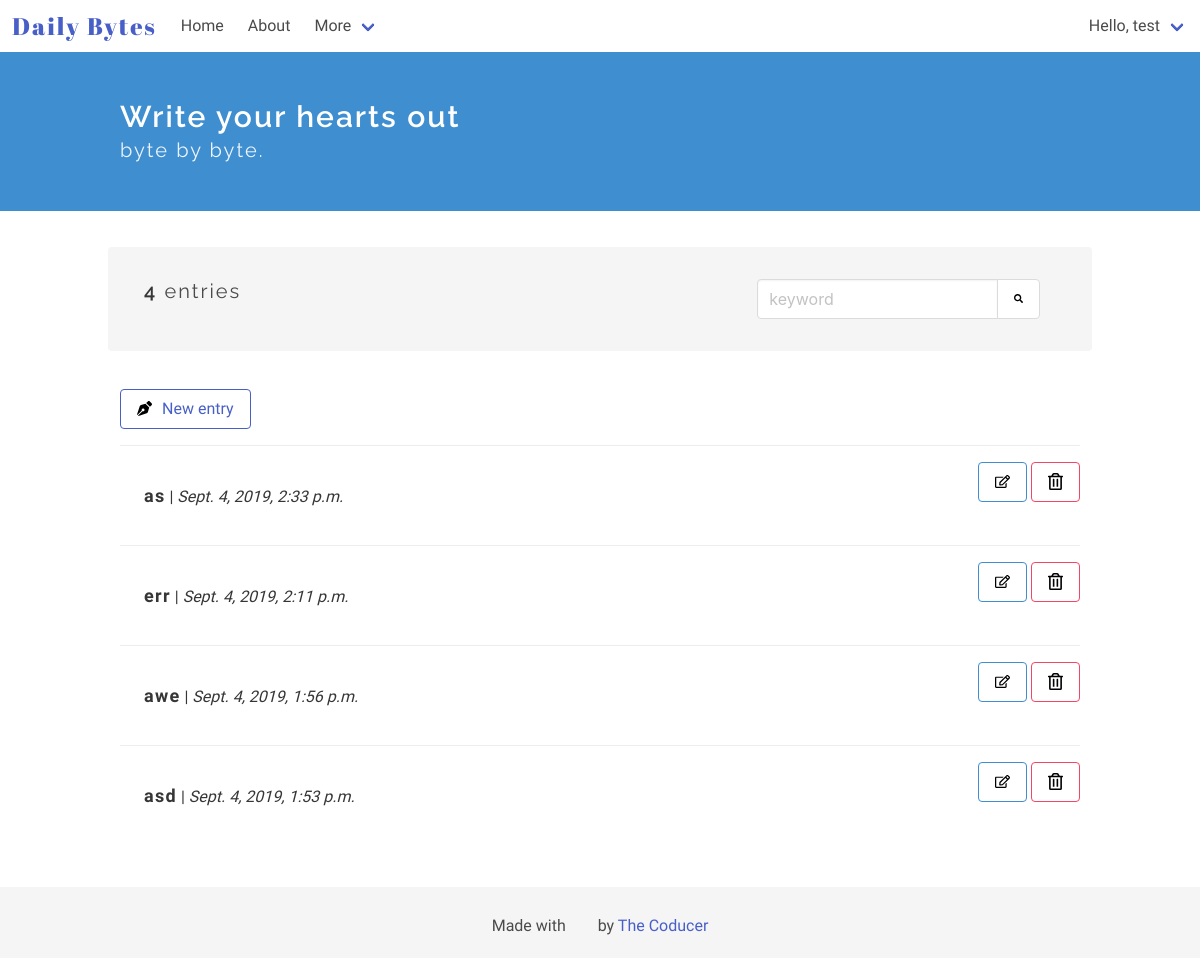
Screenshot of / (signed in) with the database file from the repository.
### diary_app/models.py (models this page shows)
class Entry(models.Model):
    author = models.ForeignKey(User, on_delete=models.CASCADE) # User is an auth model
    title = models.CharField(max_length=100, default='', verbose_name="")
    text = RichTextUploadingField(verbose_name="")
    date_posted = models.DateTimeField(auto_now_add = True)
    bio = models.TextField(max_length=500, blank=True)
    drafts = models.BooleanField(default=False)
    """ def __str__(self):
        return 'Entry #{}'.format(self.id) """
    class Meta:
        verbose_name_plural = 'entries'

### diary_app/views.py (the view)
# urls.py: path('', EntryListView.as_view(), name = 'home'),
class EntryListView(ListView):
        model = Entry
        template_name = 'diary_app/home.html'
        context_object_name = 'entries'
        ordering = ['-date_posted']
        paginate_by = 10
        @method_decorator(login_required)
        def dispatch(self, *args, **kwargs):
                return super().dispatch(*args, **kwargs)
        def get_context_data(self, **kwargs):
                context = super(EntryListView, self).get_context_data(**kwargs)
                context['count_entries'] = Entry.objects.all().count()
                ...
                return context
        """ def get_queryset(request):
                queryset = Entry.objects.filter(author=request.user)
                return queryset """

### diary_app/templates/diary_app/home.html (shortened to what this page needs)
<!DOCTYPE html>
<html lang="en">
<head>
</head>
<body>
    {% extends "./base.html" %}
    {% block content %}
    {% load static %}
    <section class="hero is-info">
        <div class="hero-body">
        <div class="container">
            <h1 class="title">
                Write your hearts out
            </h1>
            <h2 class="subtitle">
                byte by byte.
            </h2>
        </div>
        </div>
    </section>
    <section class="section">
        <div class="container">
            <div class="container my-top-bar">
            <div class="columns notification">
                <div class="column is-two-thirds">
                    <p class="subtitle is-5">
                        {% if count_entries < 1 %}
                            You don't have any entries
                        {% else %}
                            <strong>{{ count_entries }}</strong> entries
                        {% endif %}
                    </p>
                </div>
                <div class="column">
                <div class="field has-addons">
                    <p class="control">
                        <input class="input" type="text" placeholder="keyword">
                    </p>
                    <p class="control">
                        <button class="button">
                            <img class="search-icon" src="{% static '/images/search.svg' %}" alt="Add new byte" width=15px height=15px>
                        </button>
                    </p>
                    </div>
                    </div>
                </div>
                </div>
        <article class="media">
            <div class="media-content">
                <div class="content">
                    <a class="button is-link is-outlined" href="{% url 'add' %}"><img src="{% static '/images/pen.svg' %}" alt="Add new byte" width=15px height=15px style="margin-right: 10px;">New entry</a>
                </div>
            </div>
        </article>
        {% for entry in entries %}
        <article class="media">
                <div class="media-content">
                    <a href="/entry/{{entry.id}}">
                    <div class="content notification readmore-div">
                        <p>
                            <strong class="entry-title">{{ entry.title }}</strong> | <i>{{ entry.date_posted }}</i>
                        </p>
                    </div>
                    </a>
                </div>
                <div class="media-right">
                        <a class="button is-info is-outlined" href="/edit/{{entry.id}}"><img src="{% static '/images/edit.svg' %}" alt="Edit" width=15px height=15px></a>
                        <a class="button is-danger is-outlined" href="/delete/{{entry.id}}" onclick="del()"><img src="{% static '/images/delete.svg' %}" alt="Delete" width=15px height=15px color: red;></a>
                </div>
        </article>
        {% endfor %}
        </div>
    </section>
    {% endblock %}

### diary_app/templates/diary_app/header.html (shortened to what this page needs)
{% load static %}
<div id="app">
<nav class="navbar" role="navigation" aria-label="main navigation">
    <div class="navbar-brand">
      <a class="navbar-item" href="{% url 'home' %}">
        <h1 class="logo">Daily Bytes</h1>
      </a>
    </div>
    <div id="navbarBasicExample" class="navbar-menu">
      <div class="navbar-start">
        <a class="navbar-item" href="{% url 'home' %}">
            Home
        </a>
        <a class="navbar-item" href="/about/">
            About
        </a>
        <div class="navbar-item has-dropdown is-hoverable">
          <a class="navbar-link">
            More
          </a>
        </div>
      </div>
      <div class="navbar-end">
          <div class="navbar-item has-dropdown is-hoverable">
              <a class="navbar-link">
                  Hello, {{ user.username }}
              </a>
            </div>
      </div>
    </div>
  </nav>
 </div>

### staticfiles/css/main.css (style rules this page uses)
body { display: flex; flex-direction: column; height: 100vh; font-family: 'Muli', sans-serif; }
.logo { font-family: 'Abril Fatface', cursive; font-size: 1.5em; letter-spacing: 2px; }
.navbar-item { font-family: 'Libre Franklin', sans-serif; }
.title { font-size: 30px; }
.title, .subtitle { font-family: 'Raleway', sans-serif; letter-spacing: 2px; }
p { font-family: 'Muli', sans-serif; }
.entry-title { font-family: 'Libre Franklin', sans-serif; font-size: 18px; letter-spacing: 1.3px; }
.my-top-bar { margin-bottom: 50px; }
.section { flex: 1 0 auto; }
.readmore-div { background-color: transparent; color: #363636; }

### rows the page displays
Entry: title "as", date_posted "Sept. 4, 2019, 2:33 p.m."
Entry: title "err", date_posted "Sept. 4, 2019, 2:11 p.m."
Entry: title "awe", date_posted "Sept. 4, 2019, 1:56 p.m."
Entry: title "asd", date_posted "Sept. 4, 2019, 1:53 p.m."

### other values shown
{{ user.username }} "test"
{{ count_entries }} "4"
